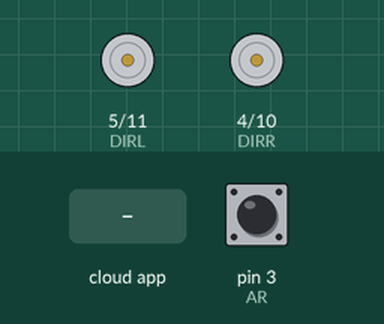
A sketch run on a simulated Arduino Uno, built with avr-gcc and run on an emulated ATmega328P. Parts: direction and speed pins drawn as motors (green arrow = direction pin HIGH = forward, orange = LOW = backward, longer = more drive). The test bench sets the inputs (shaded band); at power-on: pin 3 (AR) HIGH. The ROS host is connected and sends only what is stated.

Above: at 1.2 s.
1.3 s: the phone or cloud app sets angular.z to -100
4.3 s: the phone or cloud app sets linear.x to -100
At 5.5 s:
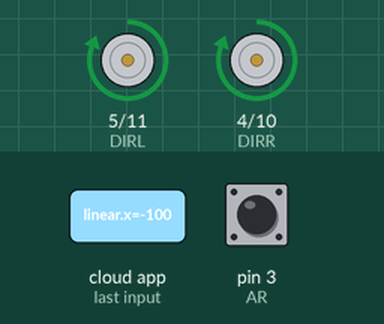
5.8 s: the phone or cloud app sets linear.x to 100
At 6.8 s:
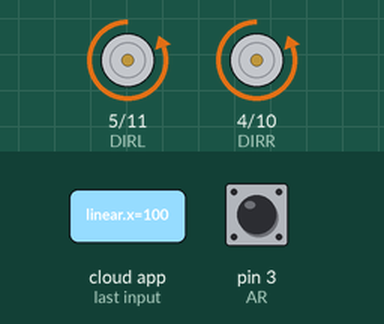
7.3 s: the phone or cloud app sets linear.x to 0
At 8.5 s:
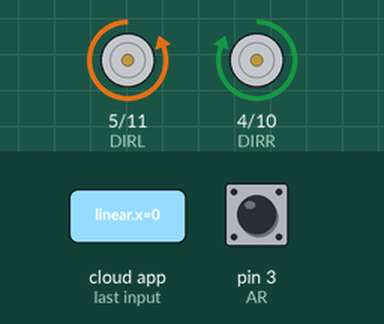
8.8 s: the phone or cloud app sets angular.z to 100
At 9.1 s:
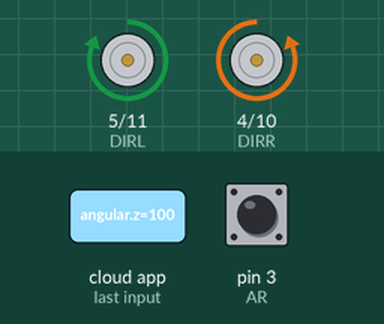
Timing chart, 0 to 11.3 s (numbered marks = the images above; inputs shaded):
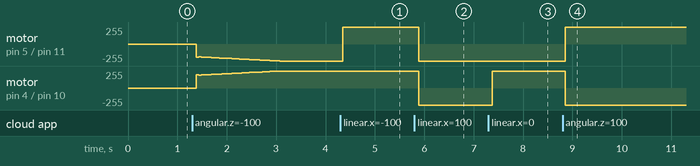

The sketch:

move_base.ino
```cpp
#include <ros.h>
#include <geometry_msgs/Twist.h>
#include <std_msgs/Int16.h>


/*create a node handler*/
ros::NodeHandle  nh;


/*create two messages of type int16 to hold encoder values*/
std_msgs::Int16 EncR;
std_msgs::Int16 EncL;


double pulses_per_rotation = 600.0; // no. of pulses generated by the encoder per revolution
volatile int encR_value = 0; // no. of pulses right
volatile int encL_value = 0; // no. of pulses left

volatile int encR_value_odom = 0; // no. of pulses right
volatile int encL_value_odom = 0;
long previousMillis = 0;
long currentMillis = 0;
double rpmR;
double rpmL;


double vR;
double vL;
double R;
double X;
double Z;

double actual_speed=0;

double actual_Z=0;

double l = 400.0;   //mm
double r = 100.0;    //mm


double Ts;         // sampling time

double KiR,KpR,KdR;   // PID parameters
double eR=0;        // error
double last_eR=0;   //previous error
double deR=0;       // the change in error
double set_pointR_c;  // required speed in RPM
double set_pointR;
double inputR;      // current speed i RPM
double outputR;     // control action (pwm signal given to the motor driver)
double inte_R=0;  //integrator term
double diff_R=0;  //differentaitor term

double KiL,KpL,KdL;   // PID parameters
double eL=0;        // error
double last_eL=0;   //previous error
double deL=0;       // the change in error
double set_pointL_c;  // required speed in RPM
double set_pointL;
double inputL;      // current speed i RPM
double outputL;     // control action (pwm signal given to the motor driver)
double inte_L=0;  //integrator term
double diff_L=0;  //differentaitor term


#define AR 3
#define BR 2
#define AL 18
#define BL 19
#define DIRR 4
#define DIRL 5
#define PWMR 10
#define PWML 11


/*call back function for subscriber*/
void GetVelocity( const geometry_msgs::Twist& s_msg)
{
  X=s_msg.linear.x;
  Z=s_msg.angular.z;
}

/*create two publishers to publish the encoder values*/
ros::Publisher RightEncoder("/rwheel", &EncR);
ros::Publisher LeftEncoder("/lwheel", &EncL);

/*create a ros subscriber to get the required velocity*/
ros::Subscriber<geometry_msgs::Twist> VelocitySub("/cmd_vel", &GetVelocity );


void setup()
{

  /*initialize a node*/
  nh.initNode();

  /*start publisher called RightEncoder*/
  nh.advertise(RightEncoder);

  /*start publisher called LeftEncoder*/
  nh.advertise(LeftEncoder);

  /*start subscriber called VelocitySub*/
  nh.subscribe(VelocitySub);

  /*confighure the encoder pins*/
  pinMode(AR,INPUT_PULLUP);
  pinMode(BR,INPUT_PULLUP);
  pinMode(AL,INPUT_PULLUP);
  pinMode(BL,INPUT_PULLUP);
  attachInterrupt(digitalPinToInterrupt(AR),updateEncoderR,RISING);
  attachInterrupt(digitalPinToInterrupt(AL),updateEncoderL,RISING);

  /*configure the motor pins*/
  pinMode(DIRR,OUTPUT);
  pinMode(DIRL,OUTPUT);
  pinMode(PWMR,OUTPUT);
  pinMode(PWML,OUTPUT);


  /*set the PID controller parameters*/
  Ts = 50.0;       //setting the sampling time
  KpR = 5.0;         //setting the propotional gain value
  KdR = 10.0;        //setting the diffrential gain value
  KiR = 0.001;     //setting the intefral gain value
  KpL = 5.0;         //setting the propotional gain value
  KdL = 10.0;        //setting the diffrential gain value
  KiL = 0.001;     //setting the intefral gain value


  previousMillis = millis();
}

void loop()
{

  /*calculate the set points for the PID controllers*/
  currentMillis = millis();
  if(currentMillis - previousMillis > Ts)
  {
    previousMillis = currentMillis;
    if(X!=0.0)
  {
    set_pointR_c = ((X*1000.0*60)/(r*6.283));
    set_pointL_c = ((X*1000.0*60)/(r*6.283));
  }
  else if (Z!=0.0)
  {
    set_pointR_c = (Z*60*l)/(r*6.283);
    set_pointL_c = -(Z*l*60)/(r*6.283);
  }
  else
  {
    set_pointR_c = 0;
    set_pointL_c = 0;
  }

    clac_speedR();
    clac_speedL();
    pidL();
    pidR();
    Move();


  /*publish the left and right encoder values*/
  RightEncoder.publish( &EncR);
  LeftEncoder.publish( &EncL);


  nh.spinOnce();

  }
  //Serial.print("SPEED"); Serial.print("     "); Serial.print(rpmR);  Serial.print("     ");   Serial.println(rpmL);
  //Serial.print("setpoint");Serial.print("     ");  Serial.print(set_pointR_c);  Serial.print("     ");   Serial.println(set_pointL_c);

}

void updateEncoderR()
{
  if(digitalRead(BR) > 0)
  {
    encR_value++;
    encR_value_odom++;
  }

  else
  {
    encR_value--;
    encR_value_odom--;
  }

  EncR.data = encR_value_odom;
}


void updateEncoderL()
{
  if(digitalRead(BL) > 0)
  {
    encL_value++;
    encL_value_odom++;
  }

  else
  {
    encL_value--;
    encL_value_odom--;
  }

  EncL.data = encL_value_odom;
}

void clac_speedR()
{
  rpmR =  ((float) (encR_value*60.0*1000.0) / (pulses_per_rotation*Ts));
  inputR = abs(rpmR);
  encR_value =0;

  vR=(rpmR*2*3.14*r)/(60.0*1000);
}

void clac_speedL()
{
  rpmL =  ((float) (encL_value*60.0*1000.0) / (pulses_per_rotation*Ts));
  inputL = abs(rpmL);
  encL_value =0;
   vL=(rpmL*2*3.14*r)/(60.0*1000);
}

void pidR() // pid output calculation
{
  if(set_pointR_c<0)
  {
    digitalWrite(DIRR,HIGH);
  }
  else
  {
    digitalWrite(DIRR,LOW);
  }
   set_pointR = abs(set_pointR_c);
   eR = set_pointR - inputR;   // calculate error
   deR = eR - last_eR;         // the change in error
   diff_R = deR/Ts;           // the differentiator term
   inte_R = inte_R + eR*Ts;    //integrator term
   outputR = (KpR*eR) + (KdR*diff_R) + (KiR*inte_R); // PID controller term
   outputR = abs(outputR);    //controller action
   if(outputR>255)           // max output is 255 for arduino (throgh 8_bit register ( 0 to 255 values)
   {
    outputR = 255;
   }
   if(eR<0)
   {
    outputR = outputR - (outputR*0.1) ;
   }
   last_eR = eR;

  if(set_pointR_c==0)
  {
    outputR = 0;
  }
}


void pidL() // pid output calculation
{
  if((set_pointL_c)<0)
  {
    digitalWrite(DIRL,HIGH);
  }
  else
  {
    digitalWrite(DIRL,LOW);
  }
   set_pointL = abs(set_pointL_c);
   eL = set_pointL - inputL;   // calculate error
   deL = eL - last_eL;         // the change in error
   diff_L = deL/Ts;           // the differentiator term
   inte_L = inte_L + eL*Ts;    //integrator term
   outputL = (KpL*eL) + (KdL*diff_L) + (KiL*inte_L); // PID controller term
   outputL = abs(outputL);    //controller action
   if(outputL>255)           // max output is 255 for arduino (throgh 8_bit register ( 0 to 255 values)
   {
    outputL = 255;
   }
   if(eL<0)
   {
    outputL = outputL - (outputL*0.1) ;
   }
   last_eL = eL;

  if(set_pointL_c==0)
  {
    outputL = 0;
  }
}

void Move()
{
  analogWrite(PWMR,outputR);
  analogWrite(PWML,outputL);
}
```

Measured:
- after the input at 4.3 s, motor on pin 5 (DIRL) / pin 11 (PWML): backward 255/255 → forward 255/255 after 0.05 s
- after the input at 5.8 s, motor on pin 5 (DIRL) / pin 11 (PWML), motor on pin 4 (DIRR) / pin 10 (PWMR): forward 255/255 → backward 255/255 after 0.09 s
- after the input at 7.3 s, motor on pin 4 (DIRR) / pin 10 (PWMR): backward 255/255 → forward 255/255 after 0.07 s
- after the input at 8.8 s, motor on pin 5 (DIRL) / pin 11 (PWML): backward 255/255 → forward 255/255 after 0.06 s; motor on pin 4 (DIRR) / pin 10 (PWMR): forward 255/255 → backward 255/255 after 0.06 s
